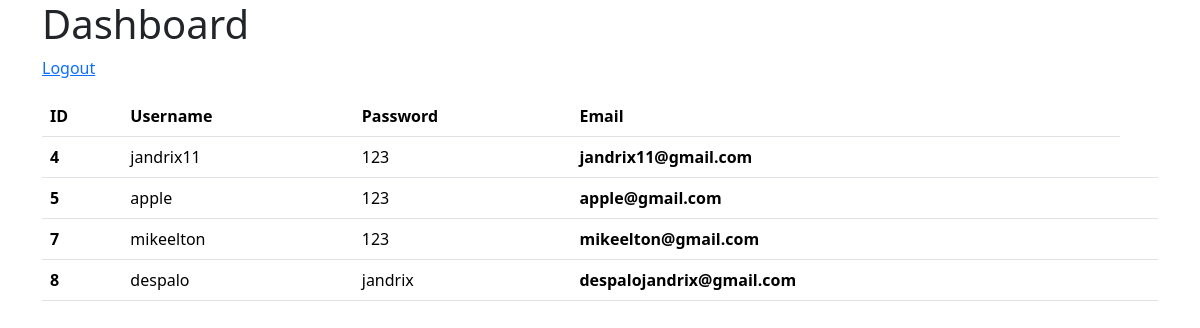
The page /jandrix/admin/dashboard.php (signed in) on the database its author committed.
### tables this page shows
CREATE TABLE `users` (
  `id` int(199) NOT NULL,
  `uname` varchar(199) NOT NULL,
  `pass` varchar(199) NOT NULL,
  `email` varchar(199) NOT NULL
);

### jandrix/admin/dashboard.php (the view, shortened to what this page needs)
<?php
include '../config/dbCon.php';
?>
<!DOCTYPE html>
<html lang="en">
<head>
    <link href="https://cdn.jsdelivr.net/npm/bootstrap@5.3.2/dist/css/bootstrap.min.css" rel="stylesheet">
</head>
<body>
    <div class="container">
        <h1>Dashboard</h1>
        <a href="dashboard.php?log=true">Logout</a>
        <table class="table mt-3">
            <thead>
                <tr>
                    <th scope="col">ID</th>
                    <th scope="col">Username</th>
                    <th scope="col">Password</th>
                    <th scope="col">Email</th>
                </tr>
            </thead>
            <tbody>
                <?php
                $sql = "SELECT * FROM users";
                $select = mysqli_query($conn, $sql);
                if (mysqli_num_rows($select) != 0) {
                    while ($row = mysqli_fetch_array($select)) {
                ?>
                        <tr>
                            <th scope="row">
                                <?php echo $row['id']; ?>
                            </th>
                            <td>
                                <?php echo $row['uname']; ?>
                            </td>
                            <td>
                                <?php echo $row['pass']; ?>
                            </td>
                            <th scope="row">
                                <?php echo $row['email']; ?>
                            </th>
                            <td>
                        </tr>
                <?php
                    }
                }
                ?>
            </tbody>
        </table>
    </div>
</body>
</html>

### rows shown on the page
users: id "4", uname "jandrix11", pass "123", email "jandrix11@gmail.com"
users: id "5", uname "apple", pass "123", email "apple@gmail.com"
users: id "7", uname "mikeelton", pass "123", email "mikeelton@gmail.com"
users: id "8", uname "despalo", pass "jandrix", email "despalojandrix@gmail.com"
